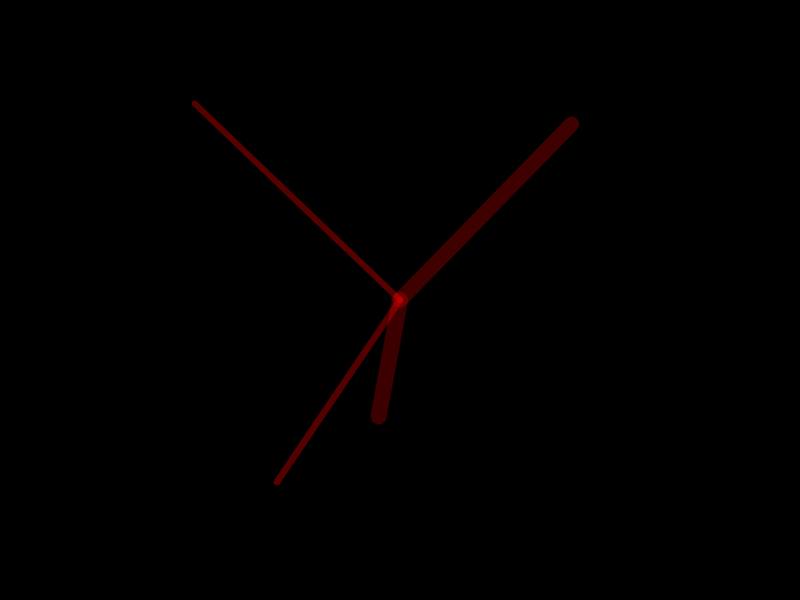
Frame 1 (no input)
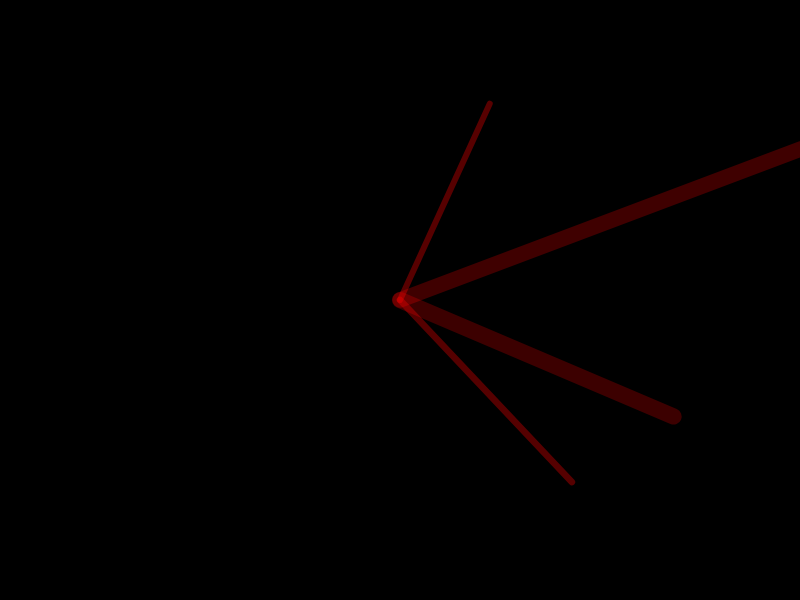
Frame 60 (no input)
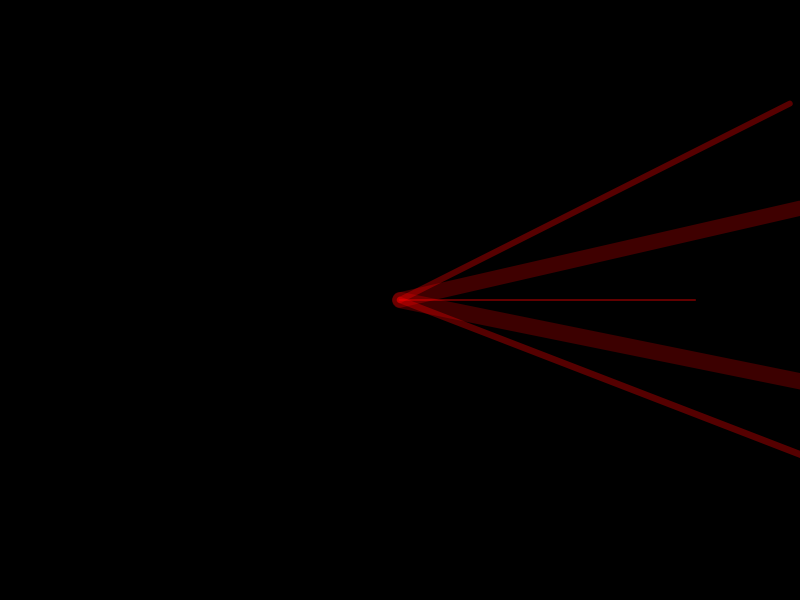
Frame 120 (the mouse pressed at the canvas centre since frame 60)

The p5.js sketch that drew these frames (run headless with seeded random() and noise() and a simulated clock; from frame 60 on, the mouse is pressed at the canvas centre):

// p5.js sketch
// ── sketch.js
/*
Yet Another Demo on Arrays.

Using for loops to fill and iterate through arrays.
Using push() to add new values to arrays on mouse press.
*/

const startPoints = 4; //number of points to start with in the arrays
const maxLineW = 20; // maximum width of the random lines

let pointX = []; //declare array called pointX
let pointY = []; //declare array called pointY
let strokeW = []; //declare array for stroke weights

let move = 5; // variable for point movement

function setup() 
{
    createCanvas(800, 600);

  	//initializing the array with for loop and random numbers
	for (let i = 0; i < startPoints; i++) 
	{
		pointX[i] = random(width);
		pointY[i] = random(height);
		strokeW[i] = random(1, maxLineW);
	}
}

function draw() 
{
	background(0);

	//iterate through array and draw/move lines
	for (let i = 0; i < pointX.length; i++)
	{
    	strokeWeight(strokeW[i]); //set stroke weight from array
		
		// set color with transparency depending on stroke weight
		let alpha = map(strokeW[i], 1, maxLineW, 100, 50);
		stroke(255, 0, 0, alpha); 

    	//draw line from point to center of canvas
    	line(pointX[i], pointY[i], width/2, height/2);

		// if outer points go too far off canvas, 
		// move in the other direction
		let movedX = pointX[i] + move;
		if (movedX > width * 2 || movedX < -width ) 
		{
			move = -move;
		} 
		else 
		{
			// otherwise, update the point's X to include movement
			pointX[i] = movedX;
		}
  	}
}

function mousePressed()
{
	// the push() array method adds new values to the end of an array
	pointX.push(mouseX);
	pointY.push(mouseY);
	strokeW.push(random(1, 20));

	//print the new length of the pointX array to the console for monitoring
	print("Array Length = " + pointX.length);
}
